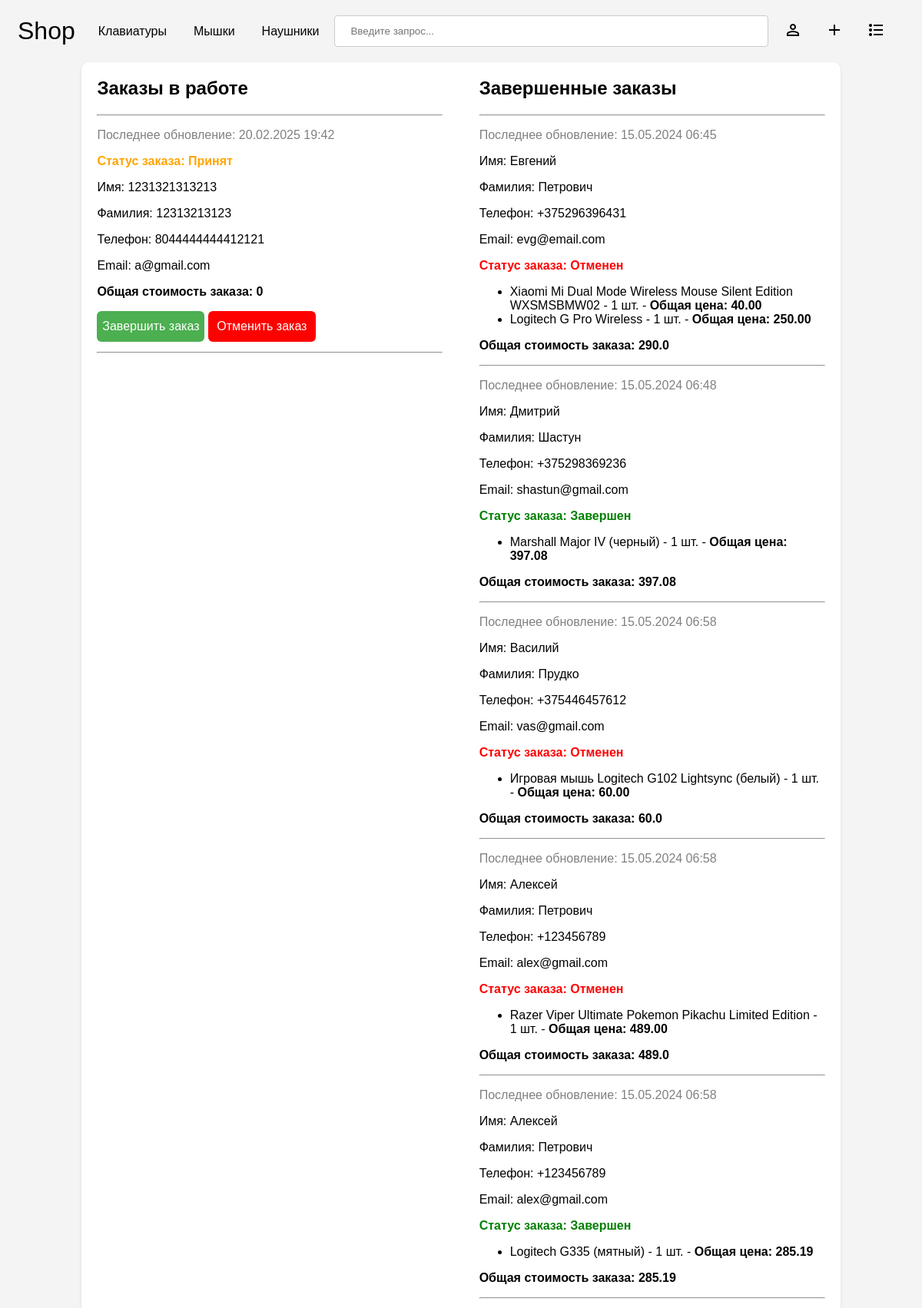
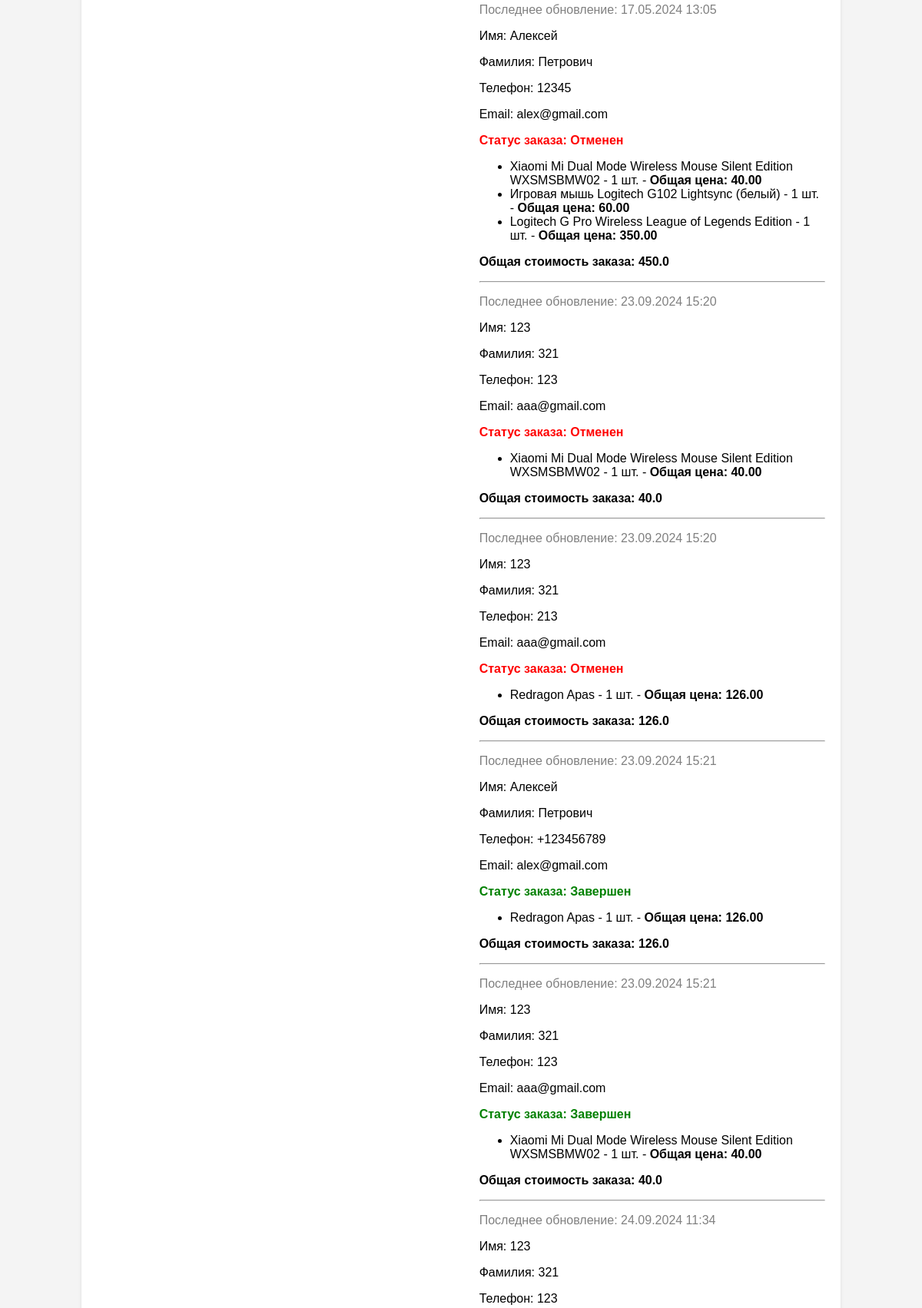
/admin-panel/ (signed in, upper part), run on the app's committed database (2 pictures, top to bottom).
### base/models.py (models this page shows, shortened)
class Cart(models.Model):
    statuses = [
        ('-', '-'),
        ('В обработке', 'В обработке'),
        ('Принят', 'Принят'),
        ('Отменен', 'Отменен'),
        ('Отменен системой (на складе недостаточно товара)', 'Отменен системой (на складе недостаточно товара)'),
        ('Завершен','Завершен')
    ]
    user = models.ForeignKey(User, on_delete=models.CASCADE, null=True, blank=True)
    session_key = models.CharField(max_length=100, null=True, blank=True)
    created_at = models.DateTimeField(auto_now_add=True)
    status = models.CharField(max_length=50, choices=statuses, default='-')
    first_name = models.CharField(max_length=100, null=True, blank=True)
    last_name = models.CharField(max_length=100, null=True, blank=True)
    phone_number = models.CharField(max_length=20, null=True, blank=True)
    email = models.EmailField(null=True, blank=True)
    updated = models.DateTimeField(auto_now = True)

class CartItem(models.Model):
    cart = models.ForeignKey(Cart, on_delete=models.CASCADE)
    product = models.ForeignKey(SharedID, on_delete=models.CASCADE)
    quantity = models.PositiveIntegerField(default=1)

class SharedID(models.Model):
    type_choice = [
        ('Keyboard', 'Keyboard'),
        ('Mouse', 'Mouse'),
        ('Headphones', 'Headphones'),
    ]
    id = models.AutoField(primary_key=True)
    type = models.CharField(max_length=20,choices=type_choice,default='')

class Mouse(models.Model):
    mouse_choices = [
        ('-', '-'),
        ('Мышь', 'Мышь'),
        ('Игровая мышь', 'Игровая мышь'),
        ('Трекбол', 'Трекбол'),
    ]
    sensor_choices = [
        ('-', '-'),
        ('Лазерный', 'Лазерный'),
        ('Оптический', 'Оптический'),
        ('BlueTrack', 'BlueTrack'),
    ]
    boolean_choices = [
        ('Yes','Да'),
        ('No','Нет'),
    ]
    shared_id = models.OneToOneField(SharedID, on_delete=models.CASCADE, null=True)
    name = models.CharField(max_length=200)
    price = models.FloatField(validators=[MinValueValidator(0)])
    amount = models.IntegerField(validators=[MinValueValidator(0)])
    date = models.IntegerField(validators=[MinValueValidator(1970), MaxValueValidator(2030)])
    type = models.CharField(max_length=20,choices=mouse_choices,default='')
    wireless = models.BooleanField(null = True, blank = True, choices=boolean_choices)
    sensor_type = models.CharField(max_length=20,choices=sensor_choices,default='')
    sensor_model = models.CharField(max_length=50, null = True, blank = True)
    max_sens_res = models.IntegerField(validators=[MinValueValidator(1)],null = True, blank = True)
    max_pooling_rate = models.IntegerField(validators=[MinValueValidator(1)],null = True, blank = True)
    body_material = models.CharField(max_length=200, null = True, blank = True)
    backlight = models.BooleanField(null = True, blank = True, choices=boolean_choices)
    updated = models.DateTimeField(auto_now = True)
    created = models.DateTimeField(auto_now_add = True)

class Headphones(models.Model):
    available_choices = [
        ('-', '-'),
        ('Без микрофона', 'Без микрофона'),
        ('С микрофоном', 'С микрофоном'),
        ('Игровые', 'Игровые'),
    ]
    boolean_choices = [
        ('Yes','Да'),
        ('No','Нет'),
    ]
    shared_id = models.OneToOneField(SharedID, on_delete=models.CASCADE, null=True)
    name = models.CharField(max_length=200)
    price = models.FloatField(validators=[MinValueValidator(0)])
    amount = models.IntegerField(validators=[MinValueValidator(0)])
    date = models.IntegerField(validators=[MinValueValidator(1970), MaxValueValidator(2030)])
    type = models.CharField(max_length=20,choices=available_choices,default='')
    wireless = models.BooleanField(null = True, blank = True, choices=boolean_choices)
    ruggedness = models.BooleanField(null = True, blank = True, choices=boolean_choices)
    body_material = models.CharField(max_length=200, null = True, blank = True)
    headphone_color = models.CharField(max_length=200, null = True, blank = True)
    cable_color = models.CharField(max_length=200, null = True, blank = True)
    earpad_material = models.CharField(max_length=200, null = True, blank = True)
    updated = models.DateTimeField(auto_now = True)
    created = models.DateTimeField(auto_now_add = True)

class Keyboard(models.Model):
    keyboard_choices = [
        ('-', '-'),
        ('Игровая', 'Игровая'),
        ('Офисная', 'Офисная'),
        ('Стандартная', 'Стандартная'),
        ('Офисная', 'Офисная'),
    ]
    switch_choices = [
        ('-', '-'),
        ('Механическая', 'Механическая'),
        ('Мембранная', 'Мембранная'),
        ('Оптическая', 'Оптическая'),
    ]
    boolean_choices = [
        ('Yes','Да'),
        ('No','Нет'),
    ]
    shared_id = models.OneToOneField(SharedID, on_delete=models.CASCADE, null=True)
    name = models.CharField(max_length=200)
    price = models.FloatField(validators=[MinValueValidator(0)])
    amount = models.IntegerField(validators=[MinValueValidator(0)])
    date = models.IntegerField(validators=[MinValueValidator(1970), MaxValueValidator(2030)])
    type = models.CharField(max_length=20,choices=keyboard_choices,default='')
    switch_type = models.CharField(max_length=30,choices=switch_choices,default='')
    switch_name = models.CharField(max_length=200, null = True, blank = True)
    color = models.CharField(max_length=200, null = True, blank = True)
    сyrillic = models.BooleanField(null = True, blank = True, choices=boolean_choices)
    wireless = models.BooleanField(null = True, blank = True, choices=boolean_choices)
    cable_sleeving = models.BooleanField(null = True, blank = True, choices=boolean_choices)
    updated = models.DateTimeField(auto_now = True)
    created = models.DateTimeField(auto_now_add = True)

### base/views.py (the view, shortened to what this page needs)
# urls.py: path('admin-panel/',views.adminPanel, name = 'admin-panel'),
@login_required(login_url='/login')
@user_passes_test(only_for_staff, login_url='/login')
def adminPanel(request):
    carts = Cart.objects.exclude(status = '-').order_by('status')
    cart_items = {}
    for cart in carts:
        items = CartItem.objects.filter(cart=cart)
        cart_items[cart] = items
    context = {
        'carts': carts,
        'cart_items': cart_items,
        }
    if request.headers.get('X-Requested-With') == 'XMLHttpRequest':
        html = render(request, 'admin_panel_innerHTML.html',context)
        return JsonResponse({'html':html.content.decode('utf-8')})
    else:
        return render(request, 'admin_panel.html', context)

### base/context_processors.py (called while the page is built)
def cart_item_count(request):
    cart_count = 0
    cart = None
    if request.user.is_authenticated:
        cart,_ = Cart.objects.get_or_create(user=request.user, status = '-')
    elif request.session.session_key != None:
        cart,_ = Cart.objects.get_or_create(session_key=request.session.session_key,status = '-')
    if cart:
        cart_products = CartItem.objects.filter(cart=cart)
        if cart_products.exists():
            cart_count = cart_products.aggregate(Sum('quantity'))['quantity__sum']
        else:
            cart_count = 0
    return {'cart_item_count': cart_count}

### base/templatetags/custom_filters.py (called while the page is built)
@register.filter
def sum_prices(items):
    total_price = 0
    for item in items:
        if item.product.type == 'Headphones':
            total_price += item.product.headphones.price * item.quantity
        elif item.product.type == 'Mouse':
            total_price += item.product.mouse.price * item.quantity
        elif item.product.type == 'Keyboard':
            total_price += item.product.keyboard.price * item.quantity
    return round(total_price,2)

@register.filter
def get_item(dictionary, key):
    return dictionary.get(key)

@register.filter
def multiply(value, arg):
    return value * arg

@register.filter
def sort_carts(array):
    return array.order_by('updated')

### base/views.py (called while the page is built)
def only_for_staff(user):
  return user.is_staff

### templates/admin_panel.html (shortened to what this page needs)
<!DOCTYPE html>
{% load static %}
<html lang="en">
<head>
</head>
<body>
    {% include 'navbar.html' %}
    <div class="admin-panel-wrapper">
        {% include 'admin_panel_innerHTML.html' %}
    </div>
</body>
</html>

### templates/admin_panel_innerHTML.html (shortened to what this page needs)
{% load custom_filters %}
<div class="order-list">
    <h2>Заказы в работе</h2>
    <hr>
    {% for cart in carts %}
        {% if cart.status != 'Отменен' and cart.status != 'Завершен' and cart.status != 'Отменен системой (на складе недостаточно товара)' %}
            <div class="order-item active-orders">
                <p class="order-date">Последнее обновление: {{ cart.updated|date:"d.m.Y H:i" }}</p>
                <p class="order-status" data-status="{{ cart.status }}">
                    <b>Статус заказа: {{ cart.status }}</b>
                </p>
                <div class="order-details">
                    <p>Имя: {{ cart.first_name }}</p>
                    <p>Фамилия: {{ cart.last_name }}</p>
                    <p>Телефон: {{ cart.phone_number }}</p>
                    {% if cart.email %}
                        <p>Email: {{ cart.email }}</p>
                    {% endif %}
                </div>
                <b><p class="order-total">Общая стоимость заказа: {{ cart_items|get_item:cart|sum_prices }}</p></b>
                <div class="button-group">
                    {% if cart.status == 'В обработке' %}
                        <button onclick="changeOrderStatus({{ cart.id }},'accept')" class="button accept-button">Принять заказ</button>
                    {% elif cart.status == 'Принят' %}
                        <button onclick="changeOrderStatus({{ cart.id }},'finish')" class="button finish-button">Завершить заказ</button>
                    {% endif %}
                    <button onclick="changeOrderStatus({{ cart.id }},'decline')" class="button decline-button">Отменить заказ</button>
                </div>
            <hr>
            </div>
        {% endif %}
    {% endfor %}
</div>
<div class="order-list">
    <h2>Завершенные заказы</h2>
    <hr>
    {% for cart in carts|sort_carts %}
        {% if cart.status == 'Отменен' or cart.status == 'Завершен' or cart.status == 'Отменен системой (на складе недостаточно товара)' %}
            <div class="order-item">
                <p class="order-date">Последнее обновление: {{ cart.updated|date:"d.m.Y H:i" }}</p>
                <div class="order-details">
                    <p>Имя: {{ cart.first_name }}</p>
                    <p>Фамилия: {{ cart.last_name }}</p>
                    <p>Телефон: {{ cart.phone_number }}</p>
                    {% if cart.email %}
                        <p>Email: {{ cart.email }}</p>
                    {% endif %}
                </div>
                <p class="order-status" data-status="{{ cart.status }}">
                    <b>Статус заказа: {{ cart.status }}</b>
                </p>
                <ul>
                    {% for item in cart_items|get_item:cart %}
                        <li>
                            {% if item.product.type == 'Headphones' %}
                                {{ item.product.headphones.name }} - {{ item.quantity }} шт. -
                                <b>Общая цена: {{ item.product.headphones.price|multiply:item.quantity|floatformat:2 }}</b>
                            {% elif item.product.type == 'Mouse' %}
                                {{ item.product.mouse.name }} - {{ item.quantity }} шт. -
                                <b>Общая цена: {{ item.product.mouse.price|multiply:item.quantity|floatformat:2 }}</b>
                            {% elif item.product.type == 'Keyboard' %}
                                {{ item.product.keyboard.name }} - {{ item.quantity }} шт. -
                                <b>Общая цена: {{ item.product.keyboard.price|multiply:item.quantity|floatformat:2 }}</b>
                            {% endif %}
                        </li>
                    {% endfor %}
                </ul>
                <b><p class="order-total">Общая стоимость заказа: {{ cart_items|get_item:cart|sum_prices }}</p></b>
            <hr>
            </div>
        {% endif %}
    {% endfor %}
</div>

### templates/admin_panel.html (style rules this page uses)
body { background-color: #f4f4f4; font-family: Arial, Helvetica, sans-serif; overflow-y: scroll; }
.admin-panel-wrapper { padding: 0px 20px; background-color: white; display: grid; grid-template-columns: 1fr 1fr; width: 80%; margin: 10px auto; grid-gap: 5%; border-radius: 10px; box-shadow: 0 2px 4px rgba(0, 0, 0, 0.1); }
.order-status[data-status*="Отменен"] { color: red; }
.order-status[data-status*="Принят"] { color: orange; }
.order-status[data-status*="Завершен"] { color: green; }
.order-date { color: gray }
.button { border: none; color: white; height: 40px; width: 140px; text-align: center; text-decoration: none; font-size: 16px; border-radius: 6px; margin-bottom: 5px; }
.decline-button { background-color: red; }
.finish-button { background-color: #4CAF50; }
.button { cursor: pointer; }

### data on the page
Cart: updated "20.02.2025 19:42", status "Принят", first_name "1231321313213", last_name "12313213123", phone_number "8044444444412121", email "a@gmail.com", id "0"
Cart: updated "15.05.2024 06:45", first_name "Евгений", last_name "Петрович", phone_number "+375296396431", email "evg@email.com", status "Отменен", id.quantity "290.0"
CartItem: product.mouse.name "Xiaomi Mi Dual Mode Wireless Mouse Silent Edition WXSMSBMW02", quantity "1", product.mouse.price|multiply "40.00"
CartItem: product.mouse.name "Logitech G Pro Wireless", quantity "1", product.mouse.price|multiply "250.00"
Cart: updated "15.05.2024 06:48", first_name "Дмитрий", last_name "Шастун", phone_number "+375298369236", email "shastun@gmail.com", status "Завершен", id.quantity "397.08"
CartItem: product.headphones.name "Marshall Major IV (черный)", quantity "1", product.headphones.price|multiply "397.08"
Cart: updated "15.05.2024 06:58", first_name "Василий", last_name "Прудко", phone_number "+375446457612", email "vas@gmail.com", status "Отменен", id.quantity "60.0"
CartItem: product.mouse.name "Игровая мышь Logitech G102 Lightsync (белый)", quantity "1", product.mouse.price|multiply "60.00"
Cart: updated "15.05.2024 06:58", first_name "Алексей", last_name "Петрович", phone_number "+123456789", email "alex@gmail.com", status "Отменен", id.quantity "489.0"
CartItem: product.mouse.name "Razer Viper Ultimate Pokemon Pikachu Limited Edition", quantity "1", product.mouse.price|multiply "489.00"
Cart: updated "15.05.2024 06:58", first_name "Алексей", last_name "Петрович", phone_number "+123456789", email "alex@gmail.com", status "Завершен", id.quantity "285.19"
CartItem: product.headphones.name "Logitech G335 (мятный)", quantity "1", product.headphones.price|multiply "285.19"
Cart: updated "17.05.2024 13:05", first_name "Алексей", last_name "Петрович", phone_number "12345", email "alex@gmail.com", status "Отменен", id.quantity "450.0"
CartItem: product.mouse.name "Xiaomi Mi Dual Mode Wireless Mouse Silent Edition WXSMSBMW02", quantity "1", product.mouse.price|multiply "40.00"
CartItem: product.mouse.name "Игровая мышь Logitech G102 Lightsync (белый)", quantity "1", product.mouse.price|multiply "60.00"
CartItem: product.mouse.name "Logitech G Pro Wireless League of Legends Edition", quantity "1", product.mouse.price|multiply "350.00"
Cart: updated "23.09.2024 15:20", first_name "123", last_name "321", phone_number "123", email "aaa@gmail.com", status "Отменен", id.quantity "40.0"
CartItem: product.mouse.name "Xiaomi Mi Dual Mode Wireless Mouse Silent Edition WXSMSBMW02", quantity "1", product.mouse.price|multiply "40.00"
Cart: updated "23.09.2024 15:20", first_name "123", last_name "321", phone_number "213", email "aaa@gmail.com", status "Отменен", id.quantity "126.0"
CartItem: product.keyboard.name "Redragon Apas", quantity "1", product.keyboard.price|multiply "126.00"
Cart: updated "23.09.2024 15:21", first_name "Алексей", last_name "Петрович", phone_number "+123456789", email "alex@gmail.com", status "Завершен", id.quantity "126.0"
CartItem: product.keyboard.name "Redragon Apas", quantity "1", product.keyboard.price|multiply "126.00"
Cart: updated "23.09.2024 15:21", first_name "123", last_name "321", phone_number "123", email "aaa@gmail.com", status "Завершен", id.quantity "40.0"
CartItem: product.mouse.name "Xiaomi Mi Dual Mode Wireless Mouse Silent Edition WXSMSBMW02", quantity "1", product.mouse.price|multiply "40.00"
Cart: updated "24.09.2024 11:34", first_name "123", last_name "321", phone_number "123"
